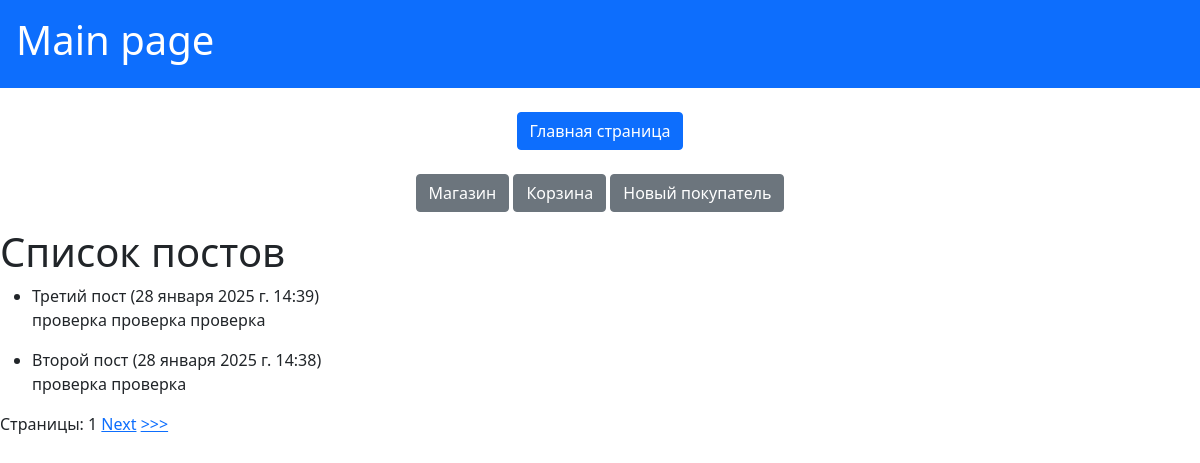
The app's page /pagi/ with its own data.
### paginator/models.py (models this page shows, shortened)
class Post(models.Model):
    title = models.CharField(max_length=100, verbose_name='Заголовок')
    content = models.TextField(verbose_name='Текст')
    created_at = models.DateTimeField(auto_now_add=True, verbose_name='Дата создания')
    updated_at = models.DateTimeField(auto_now=True, verbose_name='Дата обновления')
    class Meta:
        verbose_name = 'Пост'
        verbose_name_plural = 'Посты'

### paginator/views.py (the view)
# urls.py: path('', index, name='index'),
def index(request):
    posts = Post.objects.all().order_by('-created_at')
    paginator = Paginator(posts, 2)
    page_number = request.GET.get('page')
    try:
        page_posts = paginator.get_page(page_number)
    except PageNotAnInteger:
        page_posts = paginator.page(1)
    except EmptyPage:
        page_posts = paginator.page(paginator.num_pages)
    return render(request, 'paginator_tpl/index.html', {'page_posts': page_posts})

### templates/paginator_tpl/index.html (shortened to what this page needs)
{% extends 'paginator_tpl/base.html' %}
{% block content %}
    <h1>Список постов</h1>
    <ul>
        {% for post in page_posts %}
            <li>
                {{ post.title }} ({{ post.created_at }})
                <p>{{ post.content }}</p>
            </li>
        {% empty %}
            <p>Нет постов.</p>
        {% endfor %}
    </ul>
    <div class="pagination">
        <p>Страницы:
            {{ page_posts.number }} {{ paginator.num_pages }}
            {% if page_posts.has_next %}
                <a href="?page={{ page_posts.next_page_number }}">Next</a>
                <a href="?page={{ paginator.num_pages }}">>>></a>
            {% endif %}
        </p>
    </div>
{% endblock %}

### records on screen
Post: title "Третий пост", created_at "28 января 2025 г. 14:39", content "проверка проверка проверка"
Post: title "Второй пост", created_at "28 января 2025 г. 14:38", content "проверка проверка"

### other values on screen
{{ page_posts.number }} "1"
